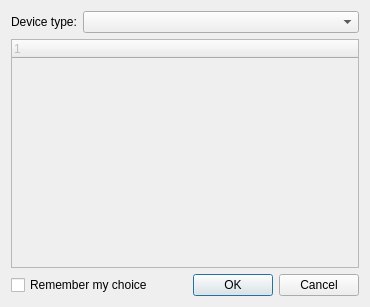
<?xml version="1.0" encoding="UTF-8"?>
<ui version="4.0">
 <class>GpuChoiceDialog</class>
 <widget class="QDialog" name="GpuChoiceDialog">
  <property name="geometry">
   <rect>
    <x>0</x>
    <y>0</y>
    <width>370</width>
    <height>307</height>
   </rect>
  </property>
  <property name="windowTitle">
   <string>Choose a device</string>
  </property>
  <property name="modal">
   <bool>false</bool>
  </property>
  <layout class="QGridLayout" name="gridLayout" rowstretch="0,1,0">
   <item row="0" column="0">
    <layout class="QHBoxLayout" name="horizontalLayout" stretch="0,1">
     <item>
      <widget class="QLabel" name="deviceTypeLabel">
       <property name="text">
        <string>Device type:</string>
       </property>
      </widget>
     </item>
     <item>
      <widget class="QComboBox" name="deviceTypeComboBox"/>
     </item>
    </layout>
   </item>
   <item row="2" column="0">
    <layout class="QHBoxLayout" name="horizontalLayout_2">
     <item>
      <widget class="QCheckBox" name="rememberCheckBox">
       <property name="text">
        <string>Remember my choice</string>
       </property>
      </widget>
     </item>
     <item>
      <widget class="QDialogButtonBox" name="buttonBox">
       <property name="orientation">
        <enum>Qt::Horizontal</enum>
       </property>
       <property name="standardButtons">
        <set>QDialogButtonBox::Cancel|QDialogButtonBox::Ok</set>
       </property>
      </widget>
     </item>
    </layout>
   </item>
   <item row="1" column="0">
    <widget class="QTreeWidget" name="devicesTreeWidget">
     <property name="enabled">
      <bool>false</bool>
     </property>
     <attribute name="headerVisible">
      <bool>true</bool>
     </attribute>
     <column>
      <property name="text">
       <string notr="true">1</string>
      </property>
     </column>
    </widget>
   </item>
  </layout>
 </widget>
 <resources/>
 <connections>
  <connection>
   <sender>buttonBox</sender>
   <signal>accepted()</signal>
   <receiver>GpuChoiceDialog</receiver>
   <slot>accept()</slot>
   <hints>
    <hint type="sourcelabel">
     <x>248</x>
     <y>254</y>
    </hint>
    <hint type="destinationlabel">
     <x>157</x>
     <y>274</y>
    </hint>
   </hints>
  </connection>
  <connection>
   <sender>buttonBox</sender>
   <signal>rejected()</signal>
   <receiver>GpuChoiceDialog</receiver>
   <slot>reject()</slot>
   <hints>
    <hint type="sourcelabel">
     <x>316</x>
     <y>260</y>
    </hint>
    <hint type="destinationlabel">
     <x>286</x>
     <y>274</y>
    </hint>
   </hints>
  </connection>
 </connections>
</ui>
